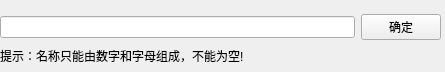
<?xml version="1.0" encoding="UTF-8"?>
<ui version="4.0">
 <class>RenameWindow</class>
 <widget class="QWidget" name="RenameWindow">
  <property name="geometry">
   <rect>
    <x>0</x>
    <y>0</y>
    <width>445</width>
    <height>72</height>
   </rect>
  </property>
  <property name="windowTitle">
   <string>重命名</string>
  </property>
  <property name="windowIcon">
   <iconset resource="orion2.qrc">
    <normaloff>:/images/unique32.png</normaloff>:/images/unique32.png</iconset>
  </property>
  <widget class="QWidget" name="horizontalLayoutWidget">
   <property name="geometry">
    <rect>
     <x>0</x>
     <y>10</y>
     <width>441</width>
     <height>34</height>
    </rect>
   </property>
   <layout class="QHBoxLayout" name="horizontalLayout">
    <item>
     <widget class="QLineEdit" name="renamelineEdit"/>
    </item>
    <item>
     <widget class="QPushButton" name="okpushButton">
      <property name="text">
       <string>确定</string>
      </property>
      <property name="icon">
       <iconset resource="orion2.qrc">
        <normaloff>:/images/ok.png</normaloff>:/images/ok.png</iconset>
      </property>
      <property name="iconSize">
       <size>
        <width>24</width>
        <height>24</height>
       </size>
      </property>
     </widget>
    </item>
   </layout>
  </widget>
  <widget class="QLabel" name="label_2">
   <property name="geometry">
    <rect>
     <x>0</x>
     <y>40</y>
     <width>471</width>
     <height>31</height>
    </rect>
   </property>
   <property name="text">
    <string>提示：名称只能由数字和字母组成，不能为空!</string>
   </property>
   <property name="wordWrap">
    <bool>true</bool>
   </property>
  </widget>
 </widget>
 <resources>
  <include location="orion2.qrc"/>
 </resources>
 <connections/>
</ui>
